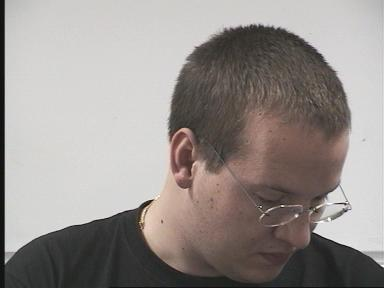
#> input picture face/person01104-60-45.jpg, 384 x 288 px; its folder holds only this picture in this run
$ python face_detect.py
#> lines starting #> are read from the running program, lines starting #| are printed output that depends on the picture
import cv2, os, glob, re
import numpy as np

def splitstring(word):
    label, xpos, xneg, ypos, yneg = 0, 0, 0, 0, 0
    if(word[0:6] == "person"):
        label = 1
    if(word[12] == "0"):# & word[16] == "0"):
        xpos = 0
    else:
        if(word[11] == "-"):
            xneg = int(word[12:14])
        else:
            xpos = int(word[12:14])
    if(word[-2:] == "+0"):
        ypos = 0
    else:
        if(word[-3] == "-"):
            yneg = int(word[-2:])
        else:
            ypos = int(word[-2:])
    # final label (yaw+, yaw-, pitch+, pitch-)
    return label, xpos, xneg, ypos, yneg

# read several image
img_dir = "face" # Enter Directory of all images
data_path = os.path.join(img_dir,'*jpg')
files = glob.glob(data_path)
detected = 0
data = []
label = []
for f1 in files:
    image = cv2.imread(f1)
#> image is the input picture: shape (288, 384, 3); mean B, G, R 141.6, 144.9, 151.2
    # getting value of yaw and pitch
    base = os.path.basename(f1)
    base = os.path.splitext(base)
    pose = splitstring(base[0])

    # start face detection read patern
    face_cascade = cv2.CascadeClassifier('cascades/haarcascade_frontalface_alt2.xml')
    gray = cv2.cvtColor(image, cv2.COLOR_BGR2GRAY)
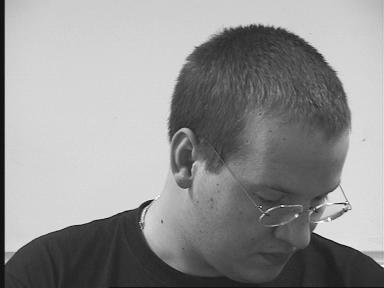
#> gray: shape (288, 384); min 8, max 255, mean 146.4
    faces = face_cascade.detectMultiScale(gray, scaleFactor = 1.5, minNeighbors = 5)
#> faces = ()
    if(len(faces) == 1):
        for (x,y,w,h) in faces:
            roi_gray = gray[y:y+h , x:x+w]
    # end face detection

    # Gaussian Image Pyramid 2x
    layer = gray.copy()
    gaussian_pyramid = [layer]
    for i in range(1):
        layer = cv2.pyrDown(layer)
        gaussian_pyramid.append(layer)
#> this loop made 1 pass
#> pass 1, `layer = cv2.pyrDown(layer)`:
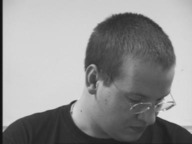
#> layer: shape (144, 192); min 18, max 229, mean 146.5
#> after the loop, gaussian_pyramid = 2 items

    # cv2.imshow('layer1', gray)
    # cv2.waitKey(1000)

    detected += 1
    # print("face ", detected,"pose (x+, x-, y+, y-)", pose)
    data.append(layer)
    label.append(pose)

data = np.array(data)
label = np.array(label)/100
print("read data complete", data.shape, label.shape)
#| read data complete (1, 144, 192) (1, 5)
# print("detected face : ", detected)
# gray = cv2.cvtColor(frame, cv2.COLOR_BGR2GRAY)

$ run again, on face/person01110-60+45.jpg
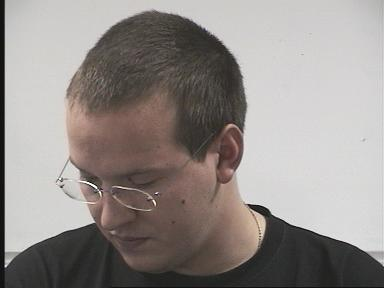
#> input picture face/person01110-60+45.jpg, 384 x 288 px
#> image is the input picture: shape (288, 384, 3); mean B, G, R 138.3, 141.5, 147.5
#> `gray = cv2.cvtColor(image, cv2.COLOR_BGR2GRAY)`:
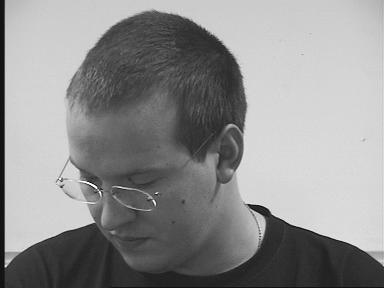
#> gray: shape (288, 384); min 4, max 255, mean 143
#> faces = ()
#> the loop `for i in range(1):` made 1 pass
#> pass 1, `layer = cv2.pyrDown(layer)`:
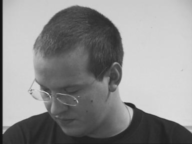
#> layer: shape (144, 192); min 19, max 220, mean 143
#> after the loop `for i in range(1):`: gaussian_pyramid = 2 items
#| read data complete (1, 144, 192) (1, 5)

$ run again, on face/person01112-60+75.jpg
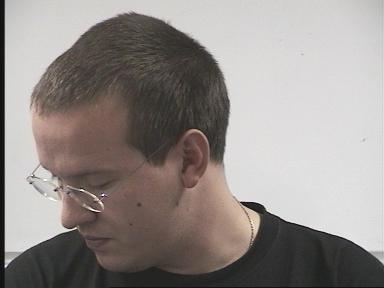
#> input picture face/person01112-60+75.jpg, 384 x 288 px
#> image is the input picture: shape (288, 384, 3); mean B, G, R 138, 141.2, 147.6
#> `gray = cv2.cvtColor(image, cv2.COLOR_BGR2GRAY)`:
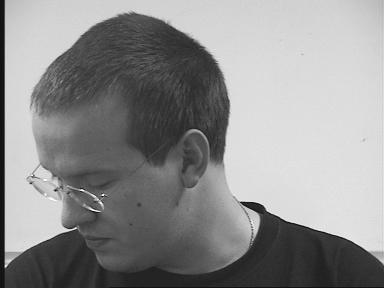
#> gray: shape (288, 384); min 4, max 255, mean 142.8
#> faces = ()
#> the loop `for i in range(1):` made 1 pass
#> pass 1, `layer = cv2.pyrDown(layer)`:
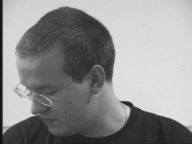
#> layer: shape (144, 192); min 17, max 233, mean 142.8
#> after the loop `for i in range(1):`: gaussian_pyramid = 2 items
#| read data complete (1, 144, 192) (1, 5)

$ run again, on face/person01114-30-90.jpg
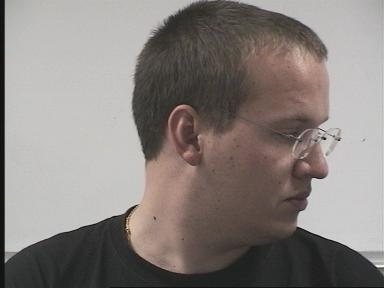
#> input picture face/person01114-30-90.jpg, 384 x 288 px
#> image is the input picture: shape (288, 384, 3); mean B, G, R 125.3, 128.8, 135.6
#> `gray = cv2.cvtColor(image, cv2.COLOR_BGR2GRAY)`:
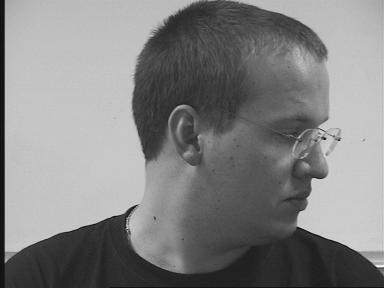
#> gray: shape (288, 384); min 12, max 251, mean 130.4
#> faces = ()
#> after the loop `for i in range(1):`: gaussian_pyramid = 2 items
#| read data complete (1, 144, 192) (1, 5)

$ run again, on face/person01106-60-15.jpg
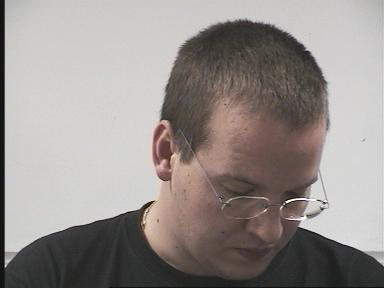
#> input picture face/person01106-60-15.jpg, 384 x 288 px
#> image is the input picture: shape (288, 384, 3); mean B, G, R 140.8, 143.9, 150
#> `gray = cv2.cvtColor(image, cv2.COLOR_BGR2GRAY)`:
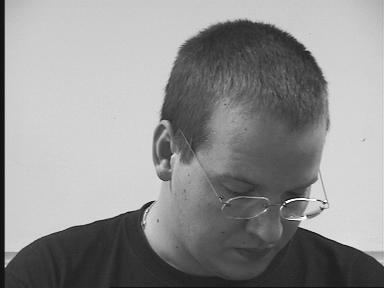
#> gray: shape (288, 384); min 5, max 255, mean 145.3
#> faces = ()
#> the loop `for i in range(1):` made 1 pass
#> pass 1, `layer = cv2.pyrDown(layer)`:
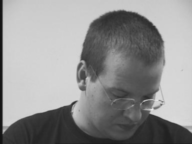
#> layer: shape (144, 192); min 18, max 234, mean 145.4
#> after the loop `for i in range(1):`: gaussian_pyramid = 2 items
#| read data complete (1, 144, 192) (1, 5)
